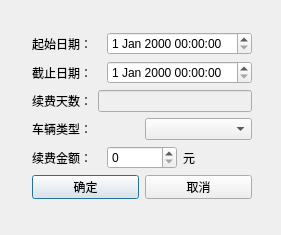
<?xml version="1.0" encoding="UTF-8"?>
<ui version="4.0">
 <class>CMonChargeDlg</class>
 <widget class="QDialog" name="CMonChargeDlg">
  <property name="geometry">
   <rect>
    <x>0</x>
    <y>0</y>
    <width>281</width>
    <height>235</height>
   </rect>
  </property>
  <property name="windowTitle">
   <string>月租卡续费</string>
  </property>
  <widget class="QWidget" name="">
   <property name="geometry">
    <rect>
     <x>32</x>
     <y>32</y>
     <width>220</width>
     <height>167</height>
    </rect>
   </property>
   <layout class="QVBoxLayout" name="verticalLayout">
    <item>
     <layout class="QHBoxLayout" name="horizontalLayout">
      <item>
       <widget class="QLabel" name="label">
        <property name="text">
         <string>起始日期：</string>
        </property>
       </widget>
      </item>
      <item>
       <widget class="QDateTimeEdit" name="dtStart"/>
      </item>
     </layout>
    </item>
    <item>
     <layout class="QHBoxLayout" name="horizontalLayout_2">
      <item>
       <widget class="QLabel" name="label_2">
        <property name="text">
         <string>截止日期：</string>
        </property>
       </widget>
      </item>
      <item>
       <widget class="QDateTimeEdit" name="edtEnd"/>
      </item>
     </layout>
    </item>
    <item>
     <layout class="QHBoxLayout" name="horizontalLayout_3">
      <item>
       <widget class="QLabel" name="label_3">
        <property name="text">
         <string>续费天数：</string>
        </property>
       </widget>
      </item>
      <item>
       <widget class="QLineEdit" name="edtDay">
        <property name="enabled">
         <bool>false</bool>
        </property>
       </widget>
      </item>
     </layout>
    </item>
    <item>
     <layout class="QHBoxLayout" name="horizontalLayout_6">
      <item>
       <widget class="QLabel" name="label_6">
        <property name="text">
         <string>车辆类型：</string>
        </property>
       </widget>
      </item>
      <item>
       <widget class="QComboBox" name="cbxCarModel"/>
      </item>
     </layout>
    </item>
    <item>
     <layout class="QHBoxLayout" name="horizontalLayout_4">
      <item>
       <widget class="QLabel" name="label_5">
        <property name="text">
         <string>续费金额：</string>
        </property>
       </widget>
      </item>
      <item>
       <widget class="QSpinBox" name="spAmount"/>
      </item>
      <item>
       <widget class="QLabel" name="label_4">
        <property name="text">
         <string>元</string>
        </property>
       </widget>
      </item>
     </layout>
    </item>
    <item>
     <layout class="QHBoxLayout" name="horizontalLayout_5">
      <item>
       <widget class="QPushButton" name="btnSave">
        <property name="text">
         <string>确定</string>
        </property>
       </widget>
      </item>
      <item>
       <widget class="QPushButton" name="btnCancel">
        <property name="text">
         <string>取消</string>
        </property>
       </widget>
      </item>
     </layout>
    </item>
   </layout>
  </widget>
 </widget>
 <resources/>
 <connections/>
</ui>
